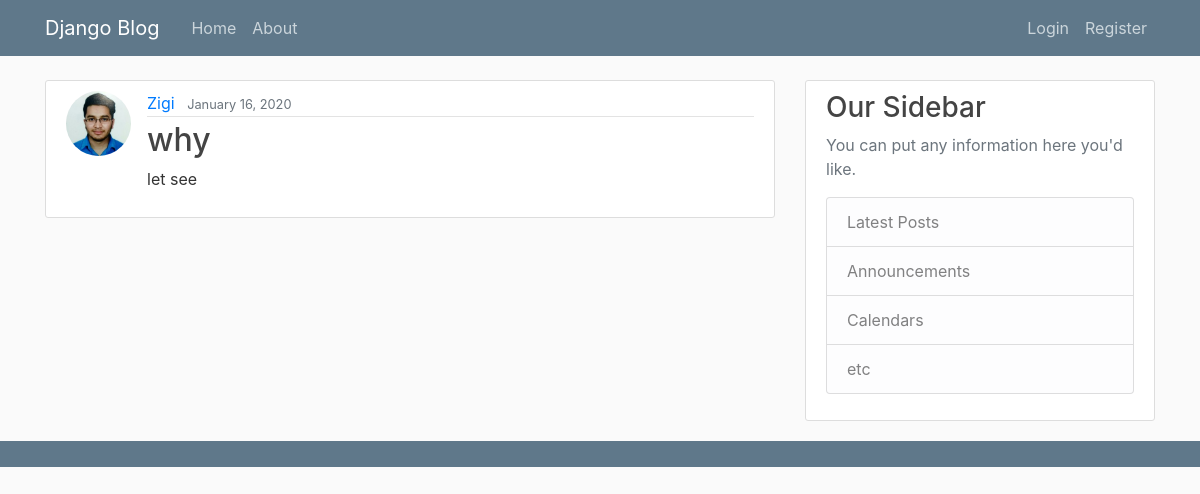
The page /post/7/ on the database as committed earlier.
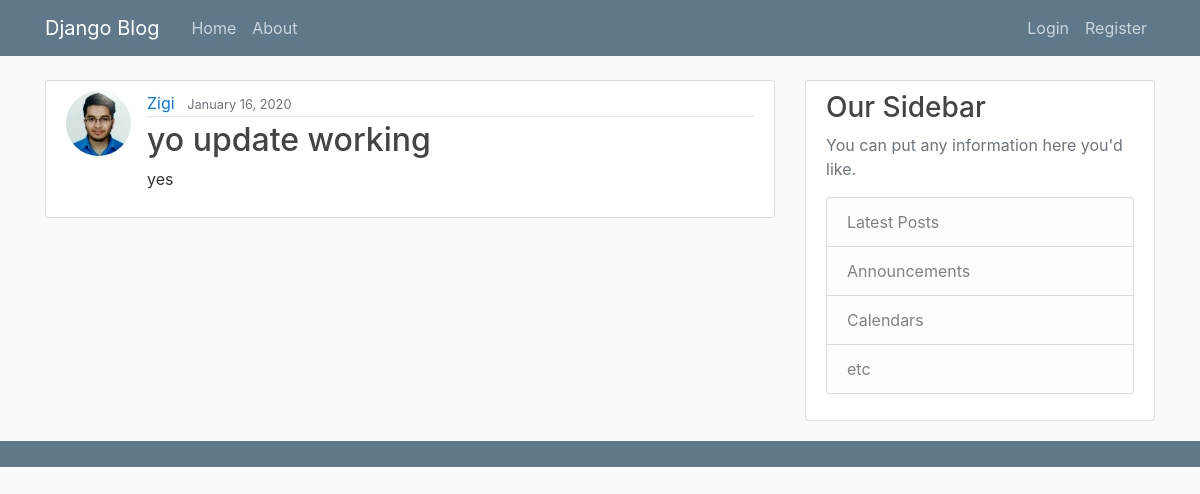
The same page on the database as committed later.
### blog/models.py (models this page shows, shortened)
class Post(models.Model):
    title = models.CharField(max_length=100)
    content = models.TextField()
    date_posted = models.DateTimeField(default=timezone.now)
    author = models.ForeignKey(User,on_delete=models.CASCADE)

### users/models.py (models this page shows, shortened)
class Profile(models.Model):
    user = models.OneToOneField(User, on_delete=models.CASCADE)
    image= models.ImageField(default='default.jpg', upload_to='profile_pics')

### blog/views.py (the view)
# urls.py: path('post/<int:pk>/', PostDetailView.as_view(), name='post-detail'),
class PostDetailView(DetailView):
    model = Post

### blog/templates/blog/post_detail.html (shortened to what this page needs)
{% extends "blog/layout.html" %}
{% block content %}
<article class="media content-section">
    <img class="rounded-circle article-img" src="{{ object.author.profile.image.url }}">
        <div class="media-body">
            <div class="article-metadata">
              <a class="mr-2" href="{% url 'user-posts' object.author.username %}">{{ object.author }}</a>
              <small class="text-muted">{{ object.date_posted|date:"F d, Y" }}</small>
            </div>
            <h2 class="article-title">{{ object.title }}</h2>
            <p class="article-content">{{ object.content }}</p>
        </div>
</article>
{% endblock content %}

Rows that differ between the two databases and show on the page:
changed Post "Zigi": title "why" → "yo update working"; content "let see" → "yes"
